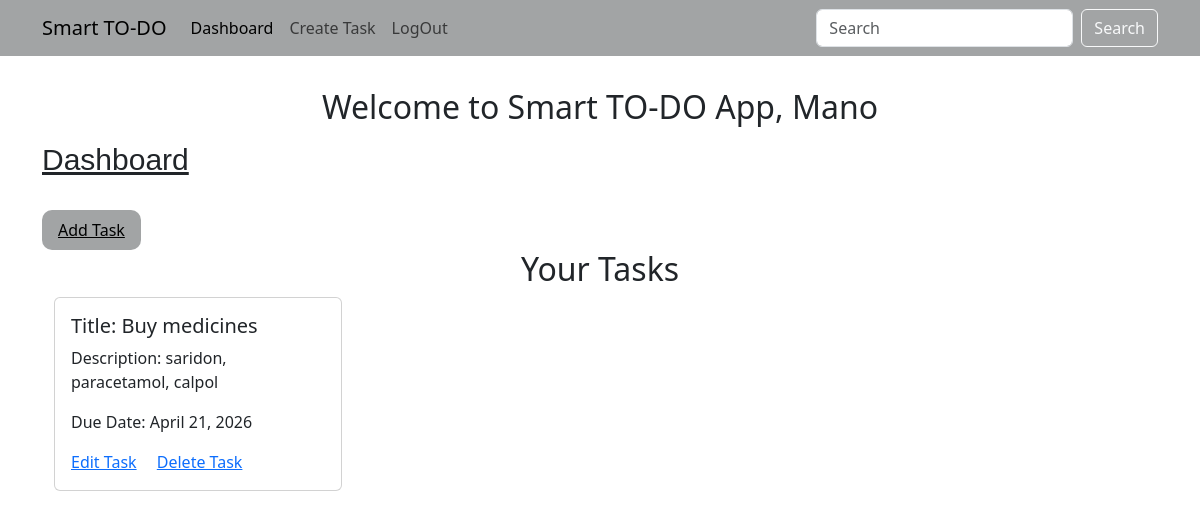
The app's page /dashboard/ (signed in), older data.
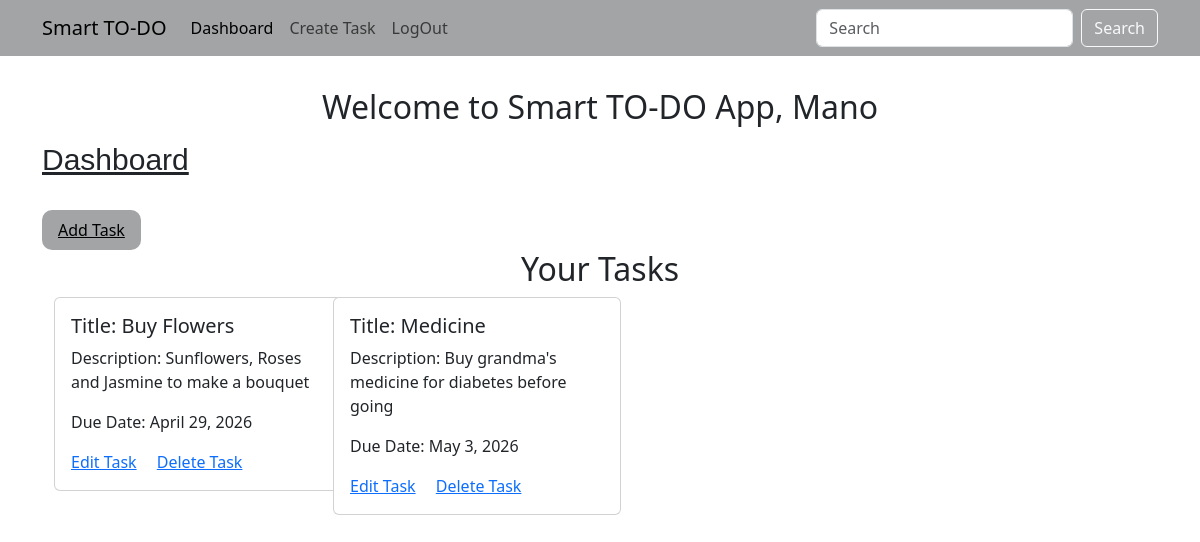
The same page, newer data.
### taskapi/models.py (models this page shows, shortened)
class Task(models.Model):
    user = models.ForeignKey(User, on_delete=models.CASCADE)
    title = models.CharField(max_length=100)
    description = models.CharField(max_length=100)
    is_completed = models.BooleanField(default=False)
    due_date = models.DateField(null=True, blank=True)

### tasks/views.py (the view)
# urls.py: path('dashboard/', views.dashboard, name = 'dashboard'),
def dashboard(request):
    tasks = Task.objects.filter(user=request.user)
    search_query = request.GET.get('search')
    if search_query:
     tasks = Task.objects.filter(title__icontains = search_query)
    else:
        tasks = Task.objects.all()
    return render(request, 'dashboard.html', {'tasks': tasks})

### templates/dashboard.html (shortened to what this page needs)
{% load static %}
<!DOCTYPE html>
<html lang="en">
<head>
    <link href="{% static 'assets/css/main.css' %}" rel="stylesheet">
    <link rel="stylesheet" href="https://cdn.jsdelivr.net/npm/bootstrap@5.3.8/dist/css/bootstrap.min.css">
</head>
<body>
    <nav class="navbar navbar-expand-lg" style="background-color: #a2a4a5;">
        <div class="container">
            <a class="navbar-brand" href="#">Smart TO-DO</a>
            <div class="collapse navbar-collapse" id="navbarSupportedContent">
                <ul class="navbar-nav me-auto mb-2 mb-lg-0">
                    <li class="nav-item">
                        <a class="nav-link active" aria-current="page" href="{% url 'dashboard' %}">Dashboard</a>
                    </li>
                    <li class="nav-item">
                        <a class="nav-link" href="{% url 'add_task' %}">Create Task</a>
                    </li>
                    <li class="nav-item">
                        <a class="nav-link" href="{% url 'index' %}">LogOut</a>
                    </li>
                </ul>
                <form class="d-flex" role="search">
                    <input class="form-control me-2" type="search" placeholder="Search" aria-label="Search" />
                    <button class="btn btn-outline-light" type="submit">Search</button>
                </form>
            </div>
        </div>
    </nav>
    <section class="dashboard" style="margin-top: 2rem;">
        <div class="container">
            <div class="dashboard-item">
                <h2>Welcome to Smart TO-DO App, {{user.username}}</h2>
                <h4>Dashboard</h4>
                <div class="task" style="background-color: #a2a4a5;">
                    <a href="{% url 'add_task' %}" style="color: #000;">Add Task</a>
                </div>
                <h2>Your Tasks</h2>
                <div class="container">
                    <div class="row row-cols-4 d-flex flex-column flex-md-row">
                        {% for task in tasks %}
                        <div class="col ">
                            <div class="card mb-2" style="width: 18rem;">
                                <div class="card-body">
                                    <h5 class="card-title">Title: {{task.title}}</h5>
                                    <p class="card-text">Description: {{task.description}}</p>
                                    <p class="card-text">Due Date: {{task.due_date}}</p>
                                    <a href="{% url 'edit_task' task.id %}" class="card-link">Edit Task</a>
                                    <a href="{% url 'delete_task' task.id %}" class="card-link">Delete Task</a>
                                </div>
                            </div>
                        </div>
                        {% endfor %}
                    </div>
                </div>
            </div>
        </div>
    </section>
</body>
</html>

### static/assets/css/main.css (style rules this page uses)
body { font-family: sans-serif; }
.container { width: 80%; margin: 0 auto; }
a { color: #000; text-decoration: none; }
nav { display: flex; align-items: center; justify-content: space-between; }
.dashboard { width: 100%; margin-top: 2rem; }
.dashboard-item h4 { font-family: 'Gill Sans', 'Gill Sans MT', Calibri, 'Trebuchet MS', sans-serif; font-size: 30px; font-weight: 500; text-decoration: underline; margin-block: 1rem 2rem; }
.dashboard-item h2 { text-align: center; }
.task { width: fit-content; padding: 0.5rem 1rem; background-color: #a2a4a5; border-radius: 10px; }
.task a { color: #000000; }

Row changes from the older to the newer data that the page shows:
removed Task: title "Buy medicines", description "saridon, paracetamol, calpol", due_date "April 21, 2026"
added Task: title "Buy Flowers", description "Sunflowers, Roses and Jasmine to make a bouquet", due_date "April 29, 2026"
added Task: title "Medicine", description "Buy grandma's medicine for diabetes before going", due_date "May 3, 2026"
